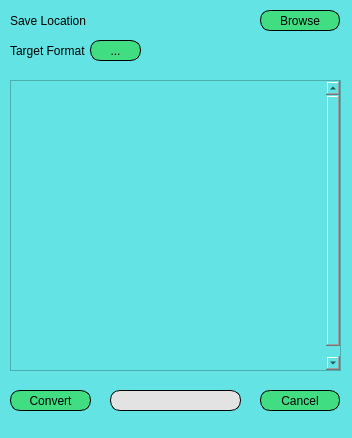
<?xml version="1.0" encoding="UTF-8"?>
<ui version="4.0">
 <class>MainWindow</class>
 <widget class="QMainWindow" name="MainWindow">
  <property name="geometry">
   <rect>
    <x>0</x>
    <y>0</y>
    <width>352</width>
    <height>438</height>
   </rect>
  </property>
  <property name="windowTitle">
   <string>MainWindow</string>
  </property>
  <property name="styleSheet">
   <string notr="true">background-color: #63E3E3;</string>
  </property>
  <widget class="QWidget" name="centralwidget">
   <widget class="QScrollArea" name="itemScrollArea">
    <property name="geometry">
     <rect>
      <x>10</x>
      <y>80</y>
      <width>331</width>
      <height>291</height>
     </rect>
    </property>
    <property name="styleSheet">
     <string notr="true">font: 63 8pt &quot;Segoe UI Semibold&quot;;
</string>
    </property>
    <property name="widgetResizable">
     <bool>true</bool>
    </property>
    <widget class="QWidget" name="scrollAreaWidgetContents">
     <property name="geometry">
      <rect>
       <x>0</x>
       <y>0</y>
       <width>315</width>
       <height>300</height>
      </rect>
     </property>
     <property name="minimumSize">
      <size>
       <width>0</width>
       <height>300</height>
      </size>
     </property>
    </widget>
   </widget>
   <widget class="QPushButton" name="browseButton">
    <property name="geometry">
     <rect>
      <x>260</x>
      <y>10</y>
      <width>80</width>
      <height>21</height>
     </rect>
    </property>
    <property name="styleSheet">
     <string notr="true">QPushButton{
background-color: #40DD82;
border-style: solid;
border-color: black;
border-width: 1px;
border-radius: 10px;
font: 63 8pt &quot;Segoe UI Semibold&quot;;
color : black;
}

QPushButton:hover{ 
 	background-color:  #F4FBFB; 
	color : black;
}
</string>
    </property>
    <property name="text">
     <string>Browse</string>
    </property>
   </widget>
   <widget class="QProgressBar" name="conversionProgressBar">
    <property name="geometry">
     <rect>
      <x>110</x>
      <y>390</y>
      <width>131</width>
      <height>21</height>
     </rect>
    </property>
    <property name="styleSheet">
     <string notr="true">
QProgressBar {
background-color: #e3e3e3;
border-style: solid;
border-color: black;
border-width: 1px;
border-radius: 10px;

}

QProgressBar::chunk {
     background-color: #40DD82;   
	 border-bottom-right-radius:7.5px;
    border-bottom-left-radius: 7.5px;
 	border-top-right-radius:7.5px;
    border-top-left-radius: 7.5px;

 }</string>
    </property>
    <property name="value">
     <number>0</number>
    </property>
    <property name="textVisible">
     <bool>false</bool>
    </property>
   </widget>
   <widget class="QPushButton" name="convertButton">
    <property name="geometry">
     <rect>
      <x>10</x>
      <y>390</y>
      <width>81</width>
      <height>21</height>
     </rect>
    </property>
    <property name="styleSheet">
     <string notr="true">QPushButton{
background-color: #40DD82;
border-style: solid;
border-color: black;
border-width: 1px;
border-radius: 10px;
font: 63 8pt &quot;Segoe UI Semibold&quot;;
color : black;
}

QPushButton:hover{ 
 	background-color:  #F4FBFB; 
	color : black;
}
</string>
    </property>
    <property name="text">
     <string>Convert</string>
    </property>
   </widget>
   <widget class="QPushButton" name="cancelButton">
    <property name="geometry">
     <rect>
      <x>260</x>
      <y>390</y>
      <width>80</width>
      <height>21</height>
     </rect>
    </property>
    <property name="styleSheet">
     <string notr="true">QPushButton{
background-color: #40DD82;
border-style: solid;
border-color: black;
border-width: 1px;
border-radius: 10px;
font: 63 8pt &quot;Segoe UI Semibold&quot;;
color : black;
}

QPushButton:hover{ 
 	background-color:  #F4FBFB; 
	color : black;
}

</string>
    </property>
    <property name="text">
     <string>Cancel</string>
    </property>
   </widget>
   <widget class="QLabel" name="label">
    <property name="geometry">
     <rect>
      <x>10</x>
      <y>41</y>
      <width>81</width>
      <height>20</height>
     </rect>
    </property>
    <property name="styleSheet">
     <string notr="true">font: 63 8pt &quot;Segoe UI Semibold&quot;;
font-size: 12px;
color : black;</string>
    </property>
    <property name="text">
     <string>Target Format</string>
    </property>
   </widget>
   <widget class="QLabel" name="label_3">
    <property name="geometry">
     <rect>
      <x>10</x>
      <y>10</y>
      <width>81</width>
      <height>21</height>
     </rect>
    </property>
    <property name="styleSheet">
     <string notr="true">font: 63 8pt &quot;Segoe UI Semibold&quot;;
font-size: 12px;
color : black;</string>
    </property>
    <property name="text">
     <string>Save Location</string>
    </property>
   </widget>
   <widget class="QPushButton" name="formatButton">
    <property name="geometry">
     <rect>
      <x>90</x>
      <y>40</y>
      <width>51</width>
      <height>21</height>
     </rect>
    </property>
    <property name="styleSheet">
     <string notr="true">QPushButton{
background-color: #40DD82;
border-style: solid;
border-color: black;
border-width: 1px;
border-radius: 10px;
font: 63 8pt &quot;Segoe UI Semibold&quot;;
color : black;
}

QPushButton:hover{ 
 	background-color:  #F4FBFB; 
	color : black;
}

</string>
    </property>
    <property name="text">
     <string>...</string>
    </property>
   </widget>
   <widget class="QLabel" name="stateLabel">
    <property name="geometry">
     <rect>
      <x>190</x>
      <y>40</y>
      <width>101</width>
      <height>21</height>
     </rect>
    </property>
    <property name="styleSheet">
     <string notr="true">color: black</string>
    </property>
    <property name="text">
     <string/>
    </property>
   </widget>
  </widget>
  <widget class="QStatusBar" name="statusbar"/>
 </widget>
 <resources/>
 <connections/>
</ui>
